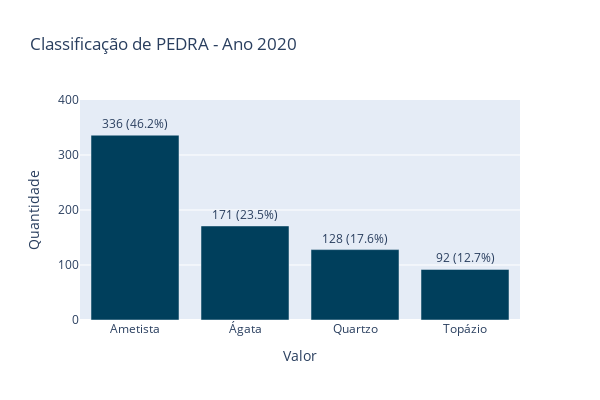
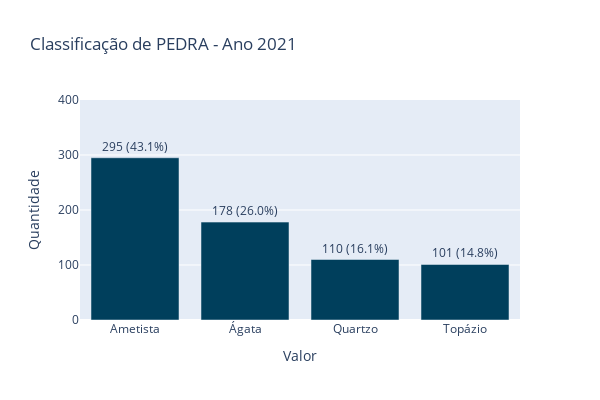
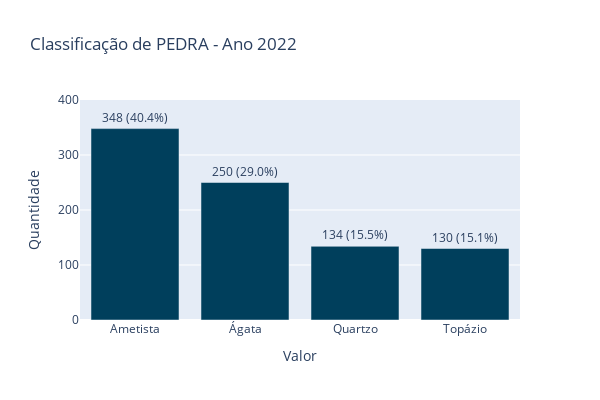

These figures' notebook cell, in order:
### Code cell
# Lista de valores válidos
valores_validos = ['Ametista', 'Quartzo', 'Topázio', 'Ágata']

# Filtrar os dados para apenas valores válidos

anos = ['2020', '2021', '2022']

for ano in anos:
    # Filtrar por ano
    data_ano = pedra[pedra['ANO'] == ano]
    
    if data_ano.empty:
        print(f"Nenhum dado válido encontrado para o ano {ano}")
        continue
    
    # Contar valores
    valores = data_ano['VALOR'].value_counts()
    total = valores.sum()  # Total de ocorrências para calcular o percentual
    
    # Preparar os dados para o gráfico
    df_plot = valores.reset_index()
    df_plot.columns = ['Valor', 'Quantidade']
    df_plot['Percentual'] = df_plot['Quantidade'] / total * 100
    
    # Criar o gráfico com px
    fig = px.bar(
        df_plot,
        x='Valor',
        y='Quantidade',
        text=df_plot.apply(lambda row: f"{row['Quantidade']} ({row['Percentual']:.1f}%)", axis=1),
        title=f"Classificação de PEDRA - Ano {ano}",
        labels={'Quantidade': 'Quantidade'}
    )
    
    # Ajustar o layout
    fig.update_traces(textposition='outside')  # Mostrar rótulos fora das barras
    fig.update_layout(
        height=400,
        width=600,
        yaxis=dict(range=[0, 400]),  # Padronizar o eixo Y
    )
    
    # Mostrar o gráfico
    fig.show()

    fig.write_html(f'../reports/figures/pedra_{ano}.html')

### Figure 1 — Plotly figure (JSON) as saved in the notebook; plotly's stock layout.template omitted (floating-point values rounded to 4 significant figures)
{"data": [{"alignmentgroup": "True", "hovertemplate": "Valor=%{x}<br>Quantidade=%{y}<br>text=%{text}<extra></extra>", "legendgroup": "", "marker": {"color": "#003f5c", "pattern": {"shape": ""}}, "name": "", "offsetgroup": "", "orientation": "v", "showlegend": false, "text": ["336 (46.2%)", "171 (23.5%)", "128 (17.6%)", "92 (12.7%)"], "textposition": "outside", "type": "bar", "x": ["Ametista", "Ágata", "Quartzo", "Topázio"], "xaxis": "x", "y": [336, 171, 128, 92], "yaxis": "y"}], "layout": {"barmode": "relative", "height": 400, "legend": {"tracegroupgap": 0}, "title": {"text": "Classificação de PEDRA - Ano 2020"}, "width": 600, "xaxis": {"anchor": "y", "domain": [0, 1], "title": {"text": "Valor"}}, "yaxis": {"anchor": "x", "domain": [0, 1], "range": [0, 400], "title": {"text": "Quantidade"}}}}

### Figure 2 — Plotly figure (JSON) as saved in the notebook; plotly's stock layout.template omitted (floating-point values rounded to 4 significant figures)
{"data": [{"alignmentgroup": "True", "hovertemplate": "Valor=%{x}<br>Quantidade=%{y}<br>text=%{text}<extra></extra>", "legendgroup": "", "marker": {"color": "#003f5c", "pattern": {"shape": ""}}, "name": "", "offsetgroup": "", "orientation": "v", "showlegend": false, "text": ["295 (43.1%)", "178 (26.0%)", "110 (16.1%)", "101 (14.8%)"], "textposition": "outside", "type": "bar", "x": ["Ametista", "Ágata", "Quartzo", "Topázio"], "xaxis": "x", "y": [295, 178, 110, 101], "yaxis": "y"}], "layout": {"barmode": "relative", "height": 400, "legend": {"tracegroupgap": 0}, "title": {"text": "Classificação de PEDRA - Ano 2021"}, "width": 600, "xaxis": {"anchor": "y", "domain": [0, 1], "title": {"text": "Valor"}}, "yaxis": {"anchor": "x", "domain": [0, 1], "range": [0, 400], "title": {"text": "Quantidade"}}}}

### Figure 3 — Plotly figure (JSON) as saved in the notebook; plotly's stock layout.template omitted (floating-point values rounded to 4 significant figures)
{"data": [{"alignmentgroup": "True", "hovertemplate": "Valor=%{x}<br>Quantidade=%{y}<br>text=%{text}<extra></extra>", "legendgroup": "", "marker": {"color": "#003f5c", "pattern": {"shape": ""}}, "name": "", "offsetgroup": "", "orientation": "v", "showlegend": false, "text": ["348 (40.4%)", "250 (29.0%)", "134 (15.5%)", "130 (15.1%)"], "textposition": "outside", "type": "bar", "x": ["Ametista", "Ágata", "Quartzo", "Topázio"], "xaxis": "x", "y": [348, 250, 134, 130], "yaxis": "y"}], "layout": {"barmode": "relative", "height": 400, "legend": {"tracegroupgap": 0}, "title": {"text": "Classificação de PEDRA - Ano 2022"}, "width": 600, "xaxis": {"anchor": "y", "domain": [0, 1], "title": {"text": "Valor"}}, "yaxis": {"anchor": "x", "domain": [0, 1], "range": [0, 400], "title": {"text": "Quantidade"}}}}
